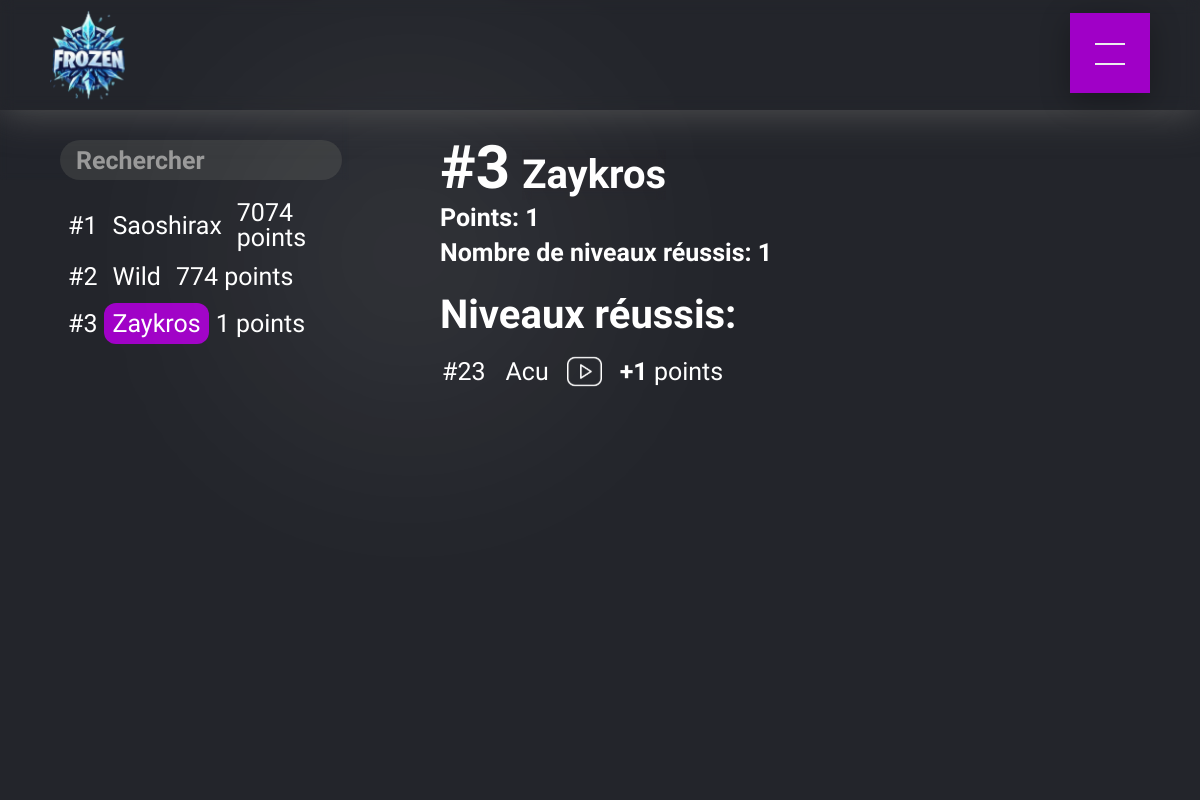
Screenshot of /classement/Zaykros with the database file from the repository.
### tables this page shows
CREATE TABLE Joueur (
        id INTEGER PRIMARY KEY AUTOINCREMENT,
        nom TEXT NOT NULL UNIQUE,
        points INTEGER DEFAULT 0
    );

CREATE TABLE ReussiteNiveau (
        joueur_id INTEGER,
        niveau_id INTEGER,
        video_url TEXT,
        createurs TEXT,
        FOREIGN KEY (joueur_id) REFERENCES Joueur(id),
        FOREIGN KEY (niveau_id) REFERENCES Niveau(id),
        PRIMARY KEY (joueur_id, niveau_id)
    );

CREATE TABLE Niveau (
        id INTEGER PRIMARY KEY AUTOINCREMENT,
        nom TEXT NOT NULL UNIQUE,
        createurs TEXT NOT NULL,
        verifier TEXT,
        publisher TEXT,
        id_niveau INTEGER UNIQUE,
        points INTEGER NOT NULL,
        classement INTEGER,
        victoires INTEGER DEFAULT 0,
        mot_de_passe TEXT,
        video_url TEXT,
        image_url TEXT,
        duree INTEGER,
        duree_globale TEXT
    );

### app.py (the view)
@app.route('/classement/<string:nom>')
def joueur(nom):
    active_page = 'classement'
    connection = sqlite3.connect('DataBase.db')
    cursor = connection.cursor()
    cursor.execute('SELECT nom FROM Joueur WHERE nom = ?', (nom,))
    joueur = cursor.fetchone()
    if joueur is None:
        connection.close()
        return redirect(url_for('error404'))
    cursor.execute('SELECT id, nom, points FROM Joueur WHERE nom = ?', (nom,))
    joueur = cursor.fetchone()
    if joueur is None:
        return redirect(url_for('classement'))
    joueur_id = joueur[0]
    cursor.execute('SELECT nom FROM Joueur ORDER BY points DESC')
    joueurs = cursor.fetchall()
    joueur_classement = next((index + 1 for index, joueur_item in enumerate(joueurs) if joueur_item[0] == nom), None)
    cursor.execute('''
        SELECT Niveau.nom, Niveau.points, ReussiteNiveau.video_url, Niveau.classement
        FROM ReussiteNiveau
        JOIN Niveau ON ReussiteNiveau.niveau_id = Niveau.id
        WHERE ReussiteNiveau.joueur_id = ?
        ORDER BY Niveau.classement DESC
    ''', (joueur_id,))
    reussites = cursor.fetchall()
    cursor.execute('SELECT id, nom, points FROM Joueur ORDER BY points DESC')
    joueurs = cursor.fetchall()
    reussites_count = len(reussites)
    connection.close()
    return render_template('classement_joueur.html', joueur=joueur, reussites=reussites, joueurs=joueurs, selected_joueur=nom, joueur_classement=joueur_classement, reussites_count=reussites_count, active_page=active_page)

### templates/classement_joueur.html (shortened to what this page needs)
{% extends 'layout.html' %}
{% block styles %}
<link href="../static/classement/classement.css" rel="stylesheet">
<link href="../static/classement/res_classement_joueur.css" rel="stylesheet">
{% endblock %}
{% block content %}
<div class="page-content">
    <div class="wrapper">
        <div class="home-left hide">
            <div class="searchinput-container">
                <div class="inputbackground">
                    <input class="searchInput" type="text" id="searchInput" onkeyup="filterLevels()" placeholder="Rechercher" autocomplete="off" spellcheck="false">
                </div>
            </div>
            <div class="home-left-container">
                <ul id="levelsList">
                    {% for joueur_item in joueurs %}
                        <div class="classement_nom_du_joueur">
                            <p class="classement_nom_du_joueur_position">#{{ loop.index }}</p>
                            <a class="home-right-container-wrapper {% if joueur_item[1] == selected_joueur %}selected{% endif %}" href="{{ url_for('joueur', nom=joueur_item[1]) }}" onclick="setSelectedLevel('{{ joueur_item[1] }}')">
                                <span class="classement_nom_du_joueur_nom">{{ joueur_item[1] }}</span>
                            </a>
                            <p class="home-right-container-paragraph">{{ joueur_item[2] }} points</p>
                        </div>
                    {% endfor %}
                </ul>
            </div>
        </div>
        <div class="home-right">
            <div class="home-right-container">
                <div class="home-right-wrapper">
                    <div class="home-right-wrapper-classement-joueur">
                        <p><span id="bold">#{{ joueur_classement }}</span></p>
                        <h1 class="title"><span id="bold">{{ joueur[1] }}</span></h1>
                    </div>
                    <p class="home-right-points-joueurs">Points: <span id="bold">{{ joueur[2] }}</span></p>
                    <p class="home-right-points-joueurs">Nombre de niveaux réussis: <spanid="bold">{{ reussites_count }}</span></p>
                    <h2 class="h2">Niveaux réussis:</h2>
                    <div class="reussites">
                        <ul>
                            {% for reussite in reussites|reverse %}
                                <li class="reussite-classement">
                                    <div>
                                        <p>#{{ reussite[3] }}</p>
                                    </div>
                                </li>
                            {% endfor %}
                        </ul>
                        <ul>
                            {% for reussite in reussites|reverse %}
                                <li class="reussite2">
                                    <div>
                                        <a href="{{ url_for('niveau', nom_niveau=reussite[0]) }}" onclick="setSelectedLevel('{{ reussite[0] }}')">
                                            <p>{{ reussite[0] }}</p>
                                        </a>
                                    </div>
                                </li>
                            {% endfor %}
                        </ul>
                        <ul class="logoyt-container">
                            {% for reussite in reussites|reverse %}
                                <li class="logo-yt">
                                    <a class="victoires-joueur-vid-link" target="_blank" href="{{ reussite[2] }}">
                                        <img class="logoyt" src="{{ url_for('static', filename='pictures/logo_youtube.svg') }}" alt="YouTube Video">
                                    </a>
                                </li>
                            {% endfor %}
                        </ul>
                        <ul>
                            {% for reussite in reussites|reverse %}
                                <li class="reussite">
                                    <div>
                                        <p><span id="bold">+{{ reussite[1] }}</span> points</p>
                                    </div>
                                </li>
                            {% endfor %}
                        </ul>
                    </div>
                </div>
            </div>
        </div>
    </div>
</div>
{% endblock %}

### static/classement/res_classement_joueur.css (style rules this page uses)
.victoires-joueur-vid-link { cursor: pointer; transition: all 300ms ease-in-out; border-radius: 8px; }
.victoires-joueur-vid-link .logoyt { transition: all 300ms ease-in-out; width: 35px; height: auto; }
.logo-yt { margin-bottom: 10px; }
.reussite { padding: 4px; }
.reussite2 p { border-radius: 8px; padding: 4px; color: white; }
.home-left, .home-right { scrollbar-width: thin; scrollbar-color: #5c5c5c #aaaaaa; }
.reussite-classement div { margin-left: 2px; margin-right: 2px; align-items: center; display: flex; }

### static/layout/layout.css (style rules this page uses)
body { scrollbar-width: thin; scrollbar-color: #5c5c5c #aaaaaa; }

### rows the page displays
Joueur: nom "Saoshirax", points "7074"
Joueur: nom "Wild", points "774"
Joueur: nom "Zaykros", points "1"
ReussiteNiveau: classement "23", nom "Acu", points "1"

### other values shown
{{ joueur_classement }} "3"
{{ reussites_count }} "1"
